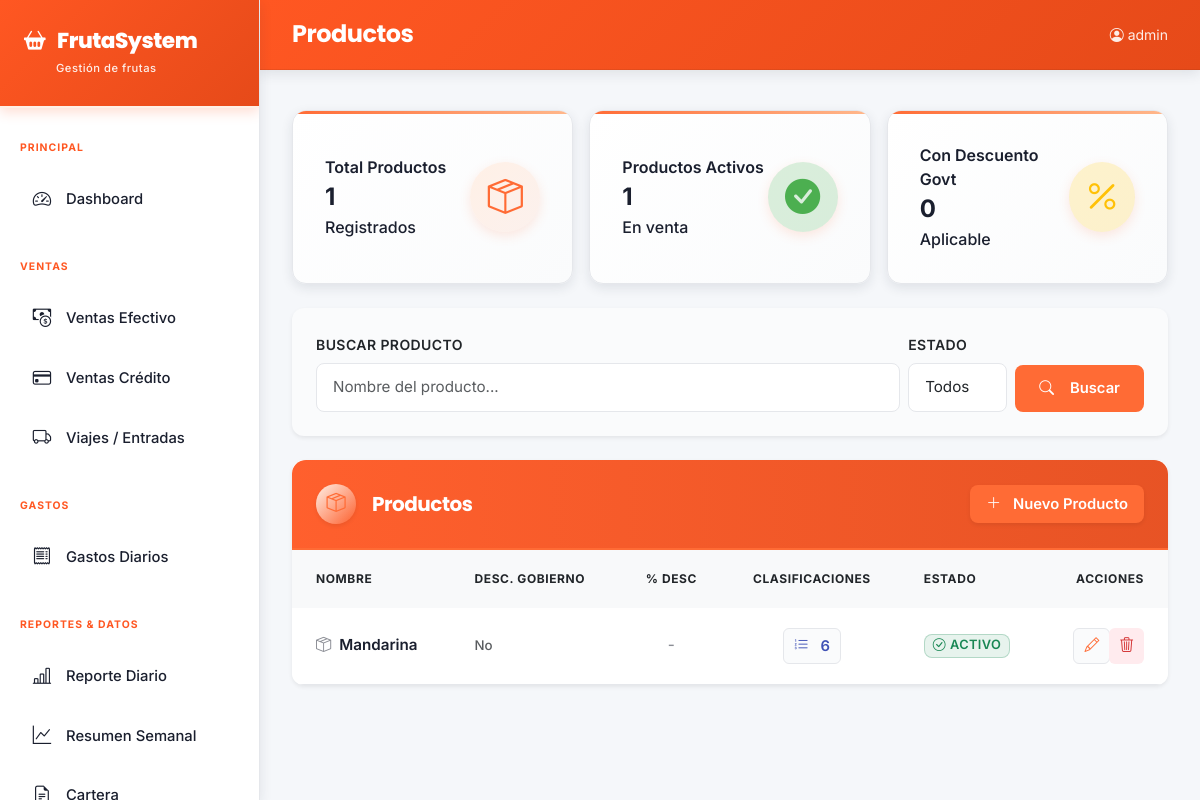
The page /productos/ (signed in) on the database its author committed.
### core/models.py (models this page shows, shortened)
class Producto(models.Model):
    nombre = models.CharField(max_length=100, verbose_name='Nombre')
    tiene_descuento_gobierno = models.BooleanField(default=False, verbose_name='Descuento gobierno')
    porcentaje_descuento = models.DecimalField(max_digits=5, decimal_places=2, default=0, verbose_name='% Descuento gobierno')
    activo = models.BooleanField(default=True, verbose_name='Activo')
    class Meta:
        verbose_name = 'Producto'; verbose_name_plural = 'Productos'; ordering = ['nombre']

### core/views.py (the view)
# urls.py: path('productos/', views.producto_list, name='producto_list'),
@login_required
def producto_list(request):
    productos = Producto.objects.all()
    num_productos = productos.count()
    num_activos = productos.filter(activo=True).count()
    num_descuento = productos.filter(tiene_descuento_gobierno=True).count()
    return render(request, 'core/producto_list.html', {
        'productos': productos,
        'num_productos': num_productos, 'num_activos': num_activos, 'num_descuento': num_descuento
    })

### core/templates/core/producto_list.html (shortened to what this page needs)
{% extends 'core/base.html' %}
{% block page_title %}Productos{% endblock %}
{% block content %}
<div class="row row-cols-1 row-cols-md-3 g-3 mb-4">
  <div class="col">
    <div class="stat-card-white h-100">
      <div>
        <div class="small fw-semibold">Total Productos</div>
        <div class="fs-4 fw-bold">{{ num_productos }}</div>
        <div class="small">Registrados</div>
      </div>
      <div class="stat-icon-wrapper">
        <i class="bi bi-box-seam"></i>
      </div>
    </div>
  </div>
  <div class="col">
    <div class="stat-card-white h-100">
      <div>
        <div class="small fw-semibold">Productos Activos</div>
        <div class="fs-4 fw-bold">{{ num_activos|default:0 }}</div>
        <div class="small">En venta</div>
      </div>
      <div class="stat-icon-wrapper" style="background: rgba(76, 175, 80, 0.2); color: #4CAF50;">
        <i class="bi bi-check-circle-fill"></i>
      </div>
    </div>
  </div>
  <div class="col">
    <div class="stat-card-white h-100">
      <div>
        <div class="small fw-semibold">Con Descuento Govt</div>
        <div class="fs-4 fw-bold">{{ num_descuento }}</div>
        <div class="small">Aplicable</div>
      </div>
      <div class="stat-icon-wrapper" style="background: rgba(255, 193, 7, 0.2); color: #FFC107;">
        <i class="bi bi-percent"></i>
      </div>
    </div>
  </div>
</div>
<div class="card border-0 shadow-sm mb-4" style="border-radius: 12px; background: var(--bg-light);">
  <div class="card-body p-4">
    <form class="d-flex gap-2 align-items-end">
      <div style="flex: 1;">
        <label class="form-label fw-semibold small" style="color: var(--text-secondary);">Buscar Producto</label>
        <input type="text" name="q" class="form-control" placeholder="Nombre del producto..." style="border-radius: 8px; border: 1px solid var(--border-light); padding: 0.75rem 1rem;">
      </div>
      <div>
        <label class="form-label fw-semibold small" style="color: var(--text-secondary);">Estado</label>
        <select class="form-select" style="border-radius: 8px; border: 1px solid var(--border-light); padding: 0.75rem 1rem;">
          <option value="">Todos</option>
        </select>
      </div>
      <button class="btn w-auto" style="background: var(--orange-primary); color: white; border-radius: 8px; border: none; padding: 0.75rem 1.5rem; font-weight: 600;">
        <i class="bi bi-search me-2"></i>Buscar
      </button>
    </form>
  </div>
</div>
<div class="card border-0 shadow-sm" style="border-radius: 12px; overflow: hidden;">
  <div class="card-header border-bottom-0 bg-white py-4 d-flex justify-content-between align-items-center">
    <div class="d-flex align-items-center">
      <div class="stat-icon-wrapper d-inline-flex me-3 shadow-sm" style="width: 40px; height: 40px; font-size: 1.2rem;">
        <i class="bi bi-box-seam"></i>
      </div>
      <h5 class="mb-0 fw-bold" style="color: white;">Productos</h5>
    </div>
    <a href="{% url 'producto_create' %}" class="btn px-3 py-2 fw-semibold shadow-sm" style="background: var(--orange-primary); color: white; border: none; border-radius: 8px;">
      <i class="bi bi-plus-lg me-1"></i> Nuevo Producto
    </a>
  </div>
  <div class="card-body p-0">
    <div class="table-responsive">
      <table class="table table-hover align-middle mb-0">
        <thead class="bg-light">
          <tr>
            <th class="ps-4 fw-bold small" style="color: var(--text-secondary);">NOMBRE</th>
            <th class="fw-bold small" style="color: var(--text-secondary);">DESC. GOBIERNO</th>
            <th class="fw-bold small text-center" style="color: var(--text-secondary);">% DESC</th>
            <th class="fw-bold small text-center" style="color: var(--text-secondary);">CLASIFICACIONES</th>
            <th class="fw-bold small" style="color: var(--text-secondary);">ESTADO</th>
            <th class="text-end pe-4 fw-bold small" style="color: var(--text-secondary);">ACCIONES</th>
          </tr>
        </thead>
        <tbody class="border-top-0">
        {% for p in productos %}
        <tr>
          <td class="ps-4 fw-semibold" style="color: var(--text-main);">
            <i class="bi bi-box-seam me-2" style="opacity: 0.5;"></i>{{ p.nombre }}
          </td>
          <td>
            {% if p.tiene_descuento_gobierno %}
              <span class="badge bg-warning bg-opacity-10 text-warning border border-warning border-opacity-25 px-2 py-1">
                <i class="bi bi-check-circle me-1"></i>Sí
              </span>
            {% else %}
              <span class="text-muted small">No</span>
            {% endif %}
          </td>
          <td class="text-center">
            {% if p.tiene_descuento_gobierno %}
              <span class="fw-semibold" style="color: var(--text-main);">{{ p.porcentaje_descuento }}%</span>
            {% else %}
              <span style="opacity: 0.5;">-</span>
            {% endif %}
          </td>
          <td class="text-center">
            <a href="{% url 'producto_clasificaciones' p.pk %}" class="btn btn-sm" style="background-color: var(--bg-light); color: #3f51b5; border-radius: 6px; padding: 6px 10px; border: 1px solid var(--border-light);" title="Ver Clasificaciones">
              <i class="bi bi-list-ol me-1"></i>{{ p.clasificaciones.count }}
            </a>
          </td>
          <td>
            {% if p.activo %}
              <span class="badge bg-success bg-opacity-10 text-success border border-success border-opacity-25 px-2 py-1">
                <i class="bi bi-check-circle me-1"></i>Activo
              </span>
            {% else %}
              <span class="badge bg-secondary bg-opacity-10 text-secondary border border-secondary border-opacity-25 px-2 py-1">
                <i class="bi bi-x-circle me-1"></i>Inactivo
              </span>
            {% endif %}
          </td>
          <td class="text-end pe-4">
            <div class="btn-group btn-group-sm" role="group">
              <a href="{% url 'producto_edit' p.pk %}" class="btn btn-sm" style="background-color: var(--bg-light); color: var(--orange-primary); border-radius: 6px; padding: 6px 10px; border: 1px solid var(--border-light);" title="Editar">
                <i class="bi bi-pencil"></i>
              </a>
              <a href="{% url 'producto_delete' p.pk %}" class="btn btn-sm" style="background-color: #ffebee; color: #d32f2f; border-radius: 6px; padding: 6px 10px; border: none;" title="Eliminar">
                <i class="bi bi-trash3"></i>
              </a>
            </div>
          </td>
        </tr>
        {% endfor %}
        </tbody>
      </table>
    </div>
  </div>
</div>
{% endblock %}

### core/templates/core/base.html (shortened to what this page needs)
<!DOCTYPE html>
<html lang="es">
<head>
<link href="https://cdn.jsdelivr.net/npm/bootstrap@5.3.0/dist/css/bootstrap.min.css" rel="stylesheet">
<link href="https://cdn.jsdelivr.net/npm/bootstrap-icons@1.11.0/font/bootstrap-icons.css" rel="stylesheet">
</head>
<body>
<div class="sidebar" id="sidebar">
  <div class="sidebar-brand">
    <h5><i class="bi bi-basket2-fill"></i>FrutaSystem</h5>
    <small>Gestión de frutas</small>
  </div>
  <nav class="mt-2">
    <div class="nav-section">Principal</div>
    <a href="{% url 'dashboard' %}" class="nav-link {% if request.resolver_match.url_name == 'dashboard' %}active{% endif %}">
      <i class="bi bi-speedometer2"></i> Dashboard
    </a>
    <div class="nav-section">Ventas</div>
    <a href="{% url 'venta_efectivo_list' %}" class="nav-link {% if 'efectivo' in request.path %}active{% endif %}">
      <i class="bi bi-cash-coin"></i> Ventas Efectivo
    </a>
    <a href="{% url 'venta_credito_list' %}" class="nav-link {% if 'credito' in request.path %}active{% endif %}">
      <i class="bi bi-credit-card"></i> Ventas Crédito
    </a>
    <a href="{% url 'viaje_list' %}" class="nav-link {% if 'viajes' in request.path %}active{% endif %}">
      <i class="bi bi-truck"></i> Viajes / Entradas
    </a>
    <div class="nav-section">Gastos</div>
    <a href="{% url 'gasto_list' %}" class="nav-link {% if 'gastos' in request.path and 'categorias' not in request.path %}active{% endif %}">
      <i class="bi bi-receipt"></i> Gastos Diarios
    </a>
    <div class="nav-section">Reportes & Datos</div>
    <a href="{% url 'reporte_diario' %}" class="nav-link {% if 'diario' in request.path %}active{% endif %}">
      <i class="bi bi-bar-chart-line"></i> Reporte Diario
    </a>
    <a href="{% url 'inventario_weekly_summary' %}" class="nav-link {% if 'semanal' in request.path %}active{% endif %}">
      <i class="bi bi-graph-up"></i> Resumen Semanal
    </a>
    <a href="{% url 'reporte_cartera' %}" class="nav-link {% if 'cartera' in request.path %}active{% endif %}">
      <i class="bi bi-file-earmark-text"></i> Cartera
    </a>
  </nav>
</div>
<div class="main-content">
  <div class="topbar">
    <div class="flex-grow-1">
      <h6 class="page-title-text d-none d-lg-flex">{% block page_title %}{% endblock %}</h6>
    </div>
    <div class="d-flex align-items-center gap-3">
      <small style="color: rgba(255,255,255,0.9);"><i class="bi bi-person-circle me-1"></i>{{ request.user.username }}</small>
    </div>
  </div>
  <div class="content-area">
    {% block content %}{% endblock %}
  </div>
</div>
</body>
</html>

### rows shown on the page
Producto: nombre "Mandarina", tiene_descuento_gobierno "No", clasificaciones.count "6", activo True (drawn)

### other values the page prints
{{ request.user.username }} "admin"
{{ num_productos }} "1"
{{ num_activos|default:0 }} "1"
{{ num_descuento }} "0"
